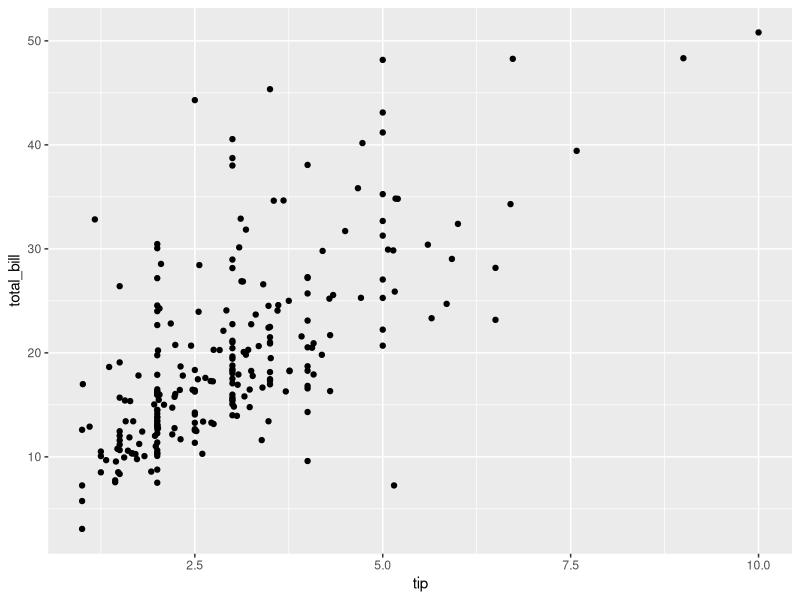
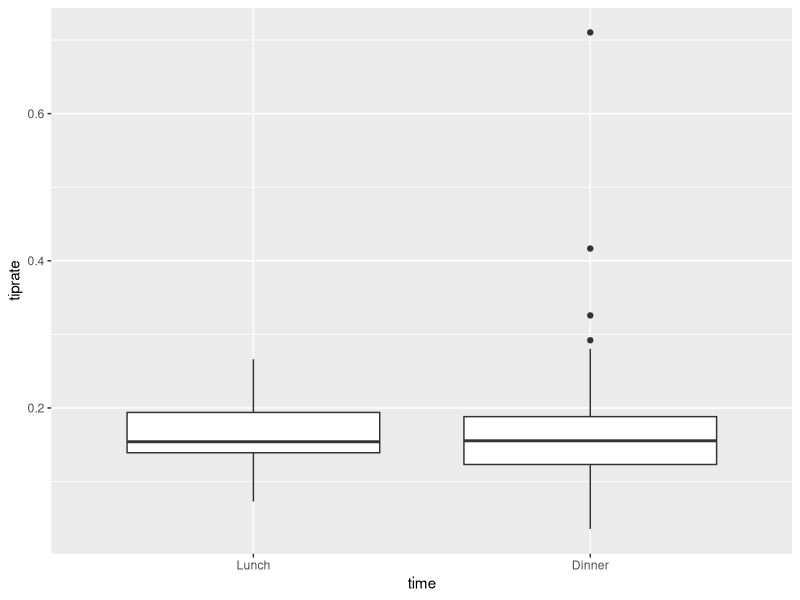
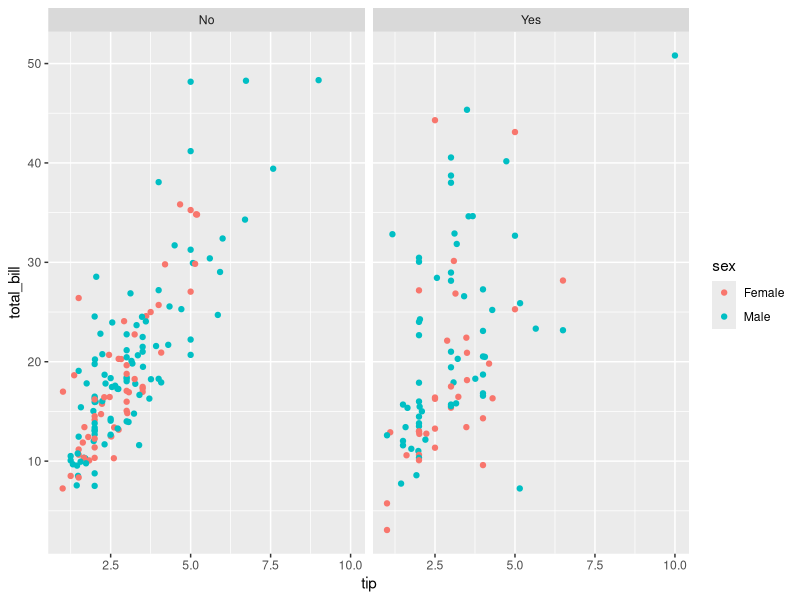
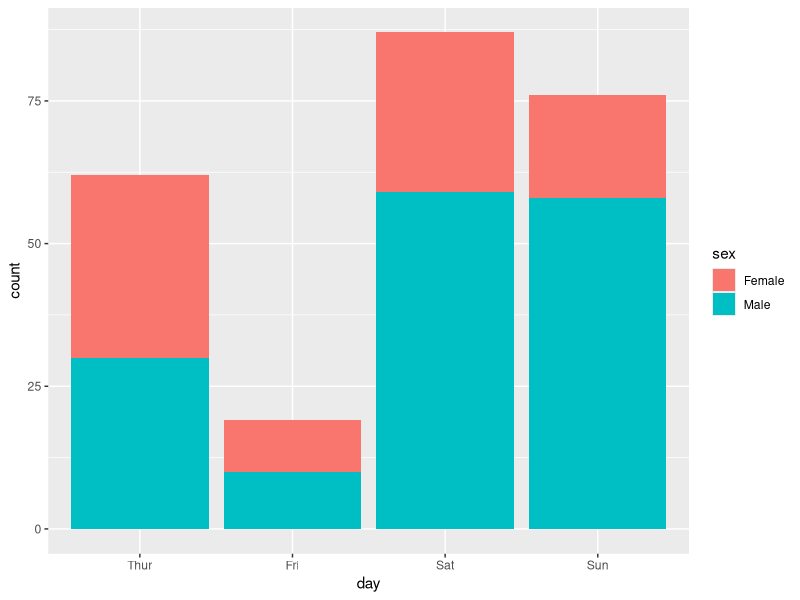

Recreate these plots in R, in order.
## ---- chunk 1
knitr::opts_chunk$set(echo = TRUE)
## ---- chunk 2
#1.) 244 parties were served and in total 627 people were served.
data(tips, package="reshape2")
head(tips)
dim(tips)
print(sum(tips$size)) 
numParty <- 244
numParty

#2.) We have numeric, factor and integer variables in the data frame.
class(tips$total_bill)
class(tips$tip)
class(tips$sex)
class(tips$smoker)
class(tips$day)
class(tips$time)
class(tips$size)

#3.) 
table(tips$day)
dayData <- tips$day
dayData2 <- factor(dayData, c('Thur','Fri','Sat','Sun'))
dayTable <- table(dayData2)
dayTable

#4.)
female5 <- tips[tips$sex == 'Female' & tips$size >= 5.00, ]
female5

#5.) The relationship between tip and total bill is linear. For the most part, the higher the total bill the higher the tip will be. One anomaly is the one bill over $50 since its the only bill greater than 50 and the tip is the only tip in the double digits. This anomaly shows what greater bills tip's would look like. Another anomaly is the bill close to $7 with a tip over $5. This is an anomaly since they tipped almost the whole bill which is not normal to do.
library(ggplot2)
ggplot(data=tips, aes(x=tip, y=total_bill)) + geom_point()

#6.) Average tiprate is about 16%
tips$tiprate <- tips$tip / tips$total_bill
avgtiprate <- mean(tips$tip / tips$total_bill)
avgtiprate

#7.)
tips2 <- tips
tips2$time <- factor(tips2$time, c('Lunch','Dinner'))
ggplot(tips2, aes(x=time, y=tiprate)) + geom_boxplot() 

#8.) The amount of points on each graph is similar with non smokers having a little more than smokers. Looking at the non smokers we have lots of males paying larger bills and bigger. This can be due to non smokers having greater size parties which will amount to a greater total bill. It could also relate to maybe non smokers are more wealthy so they can spend more on food. The smoker graph has lots of tips below $5 which is not quite as true in the non smoker graph. Smokers are tending to tip less possibly because they need money to pay for ciggarettes so they spend less on tipping.
ggplot(tips, aes(x=tip, y=total_bill, color=sex)) + geom_point() + facet_wrap(~smoker)

#9.) On the weekdays(Thur and Fri) whose paying is about 50/50. This could be due to the fact it is a workday so employees are going out to eat on their breaks. Likely the people going out to eat on the weekdays are of the same sex. On the weekends(Sat and Sun) we have more males paying. This could be due to people going out on dates during the weekend. It is common for the man to pay the bill on a date hence the greater amount of males paying on the weekend.
tips3 <- tips
tips3$day <- factor(tips3$day, c('Thur','Fri','Sat','Sun'))
ggplot(tips3, aes(x=day, fill=sex)) + geom_bar()
